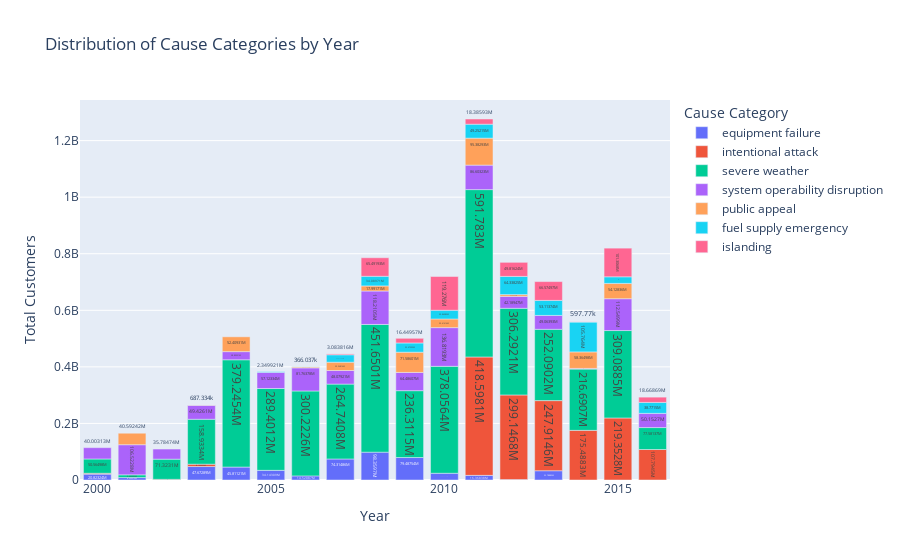

Write notebook code for a chart like this one.
### Markdown cell above
This box plot displays the yearly distribution of **total customers affected by outages**. Here's what the graph shows:

1. **Variability Across Years**:
   - Each box represents the spread of the total number of customers affected in a given year. The **box length (interquartile range, or IQR)** highlights the middle 50% of values, while the **whiskers** extend to the minimum and maximum values within 1.5 times the IQR.

2. **Median Impact**:
   - The line within each box shows the median number of affected customers for that year. It provides a central value for comparison across years.

3. **Outliers**:
   - The dots beyond the whiskers represent **outliers**, indicating extreme outage events that affected significantly more customers than typical outages that year.

4. **Trends Across Years**:
   - Some years, such as **2004**, **2012**, and **2014**, exhibit larger IQRs, suggesting greater variability in the number of customers affected by outages. This could point to years with more severe or widespread outages.
   - In contrast, years like **2000**, **2010**, and **2016** show more compact distributions, implying less variability.

5. **High-Impact Years**:
   - Years like **2002**, **2014**, and **2008** show outliers affecting a significant number of customers, indicating major outage events.

**Significance:**
This plot provides insights into how the impact of outages varies annually. It highlights years with greater variability or extreme events, allowing for further investigation into causes such as weather patterns, infrastructure failures, or other contributing factors during those years.

### Code cell
# Group data by YEAR and CAUSE.CATEGORY and calculate the total number of customers for each category per year
cause_year_distribution = data.groupby(['YEAR', 'CAUSE.CATEGORY'])['TOTAL.CUSTOMERS'].sum().reset_index()

# Create a stacked bar chart
fig = px.bar(
    cause_year_distribution,
    x='YEAR',
    y='TOTAL.CUSTOMERS',
    color='CAUSE.CATEGORY',
    title='Distribution of Cause Categories by Year',
    labels={'YEAR': 'Year', 'TOTAL.CUSTOMERS': 'Total Customers', 'CAUSE.CATEGORY': 'Cause Category'},
    text_auto=True
)

# Show the chart
fig.show()
fig.write_html("bivariate2.html")

### Figure 1 — Plotly figure (JSON) as saved in the notebook; plotly's stock layout.template omitted (floating-point values rounded to 4 significant figures)
{"data": [{"alignmentgroup": "True", "hovertemplate": "Cause Category=equipment failure<br>Year=%{x}<br>Total Customers=%{y}<extra></extra>", "legendgroup": "equipment failure", "marker": {"color": "#636efa", "pattern": {"shape": ""}}, "name": "equipment failure", "offsetgroup": "equipment failure", "orientation": "v", "showlegend": true, "textposition": "auto", "texttemplate": "%{y}", "type": "bar", "x": [2000, 2001, 2003, 2004, 2005, 2006, 2007, 2008, 2009, 2010, 2011, 2012, 2013], "xaxis": "x", "y": [20823237, 8599372, 47672888, 45811212, 34143090, 14520869, 74314859, 98359727, 79487540, 23826950, 16368385, 1547905, 32788851], "yaxis": "y"}, {"alignmentgroup": "True", "hovertemplate": "Cause Category=intentional attack<br>Year=%{x}<br>Total Customers=%{y}<extra></extra>", "legendgroup": "intentional attack", "marker": {"color": "#EF553B", "pattern": {"shape": ""}}, "name": "intentional attack", "offsetgroup": "intentional attack", "orientation": "v", "showlegend": true, "textposition": "auto", "texttemplate": "%{y}", "type": "bar", "x": [2000, 2002, 2003, 2011, 2012, 2013, 2014, 2015, 2016], "xaxis": "x", "y": [2964179, 2351763, 8150555, 418598126, 299146750, 247914588, 175488263, 219352792, 107794523], "yaxis": "y"}, {"alignmentgroup": "True", "hovertemplate": "Cause Category=severe weather<br>Year=%{x}<br>Total Customers=%{y}<extra></extra>", "legendgroup": "severe weather", "marker": {"color": "#00cc96", "pattern": {"shape": ""}}, "name": "severe weather", "offsetgroup": "severe weather", "orientation": "v", "showlegend": true, "textposition": "auto", "texttemplate": "%{y}", "type": "bar", "x": [2000, 2001, 2002, 2003, 2004, 2005, 2006, 2007, 2008, 2009, 2010, 2011, 2012, 2013, 2014, 2015, 2016], "xaxis": "x", "y": [50564978, 9635092, 71323100, 158933376, 379245388, 289401159, 300222627, 264740793, 451650147, 236311471, 378056402, 591783037, 306292127, 252090169, 216690657, 309088471, 77581373], "yaxis": "y"}, {"alignmentgroup": "True", "hovertemplate": "Cause Category=system operability disruption<br>Year=%{x}<br>Total Customers=%{y}<extra></extra>", "legendgroup": "system operability disruption", "marker": {"color": "#ab63fa", "pattern": {"shape": ""}}, "name": "system operability disruption", "offsetgroup": "system operability disruption", "orientation": "v", "showlegend": true, "textposition": "auto", "texttemplate": "%{y}", "type": "bar", "x": [2000, 2001, 2002, 2003, 2004, 2005, 2006, 2007, 2008, 2009, 2010, 2011, 2012, 2013, 2014, 2015, 2016], "xaxis": "x", "y": [40003135, 106522800, 35784737, 49426096, 28803506, 57123340, 81763780, 48079211, 118210493, 64486073, 136819347, 86603232, 42189475, 49063935, 2343566, 112549861, 50152704], "yaxis": "y"}, {"alignmentgroup": "True", "hovertemplate": "Cause Category=public appeal<br>Year=%{x}<br>Total Customers=%{y}<extra></extra>", "legendgroup": "public appeal", "marker": {"color": "#FFA15A", "pattern": {"shape": ""}}, "name": "public appeal", "offsetgroup": "public appeal", "orientation": "v", "showlegend": true, "textposition": "auto", "texttemplate": "%{y}", "type": "bar", "x": [2001, 2003, 2004, 2006, 2007, 2008, 2009, 2010, 2011, 2012, 2014, 2015], "xaxis": "x", "y": [40592421, 687334, 52409314, 3370704, 29368142, 17991707, 71586007, 30614144, 95382925, 6285380, 58364980, 54128358], "yaxis": "y"}, {"alignmentgroup": "True", "hovertemplate": "Cause Category=fuel supply emergency<br>Year=%{x}<br>Total Customers=%{y}<extra></extra>", "legendgroup": "fuel supply emergency", "marker": {"color": "#19d3f3", "pattern": {"shape": ""}}, "name": "fuel supply emergency", "offsetgroup": "fuel supply emergency", "orientation": "v", "showlegend": true, "textposition": "auto", "texttemplate": "%{y}", "type": "bar", "x": [2005, 2006, 2007, 2008, 2009, 2010, 2011, 2012, 2013, 2014, 2015, 2016], "xaxis": "x", "y": [2349921, 366037, 26217525, 34089714, 32672333, 30840852, 49252154, 64338251, 53113744, 105764021, 23356324, 38771497], "yaxis": "y"}, {"alignmentgroup": "True", "hovertemplate": "Cause Category=islanding<br>Year=%{x}<br>Total Customers=%{y}<extra></extra>", "legendgroup": "islanding", "marker": {"color": "#FF6692", "pattern": {"shape": ""}}, "name": "islanding", "offsetgroup": "islanding", "orientation": "v", "showlegend": true, "textposition": "auto", "texttemplate": "%{y}", "type": "bar", "x": [2007, 2008, 2009, 2010, 2011, 2012, 2013, 2014, 2015, 2016], "xaxis": "x", "y": [3083816, 65491932, 16449570, 119276017, 18385926, 49816235, 66574974, 597770, 101306796, 18668687], "yaxis": "y"}], "layout": {"barmode": "relative", "legend": {"title": {"text": "Cause Category"}, "tracegroupgap": 0}, "title": {"text": "Distribution of Cause Categories by Year"}, "xaxis": {"anchor": "y", "domain": [0, 1], "title": {"text": "Year"}}, "yaxis": {"anchor": "x", "domain": [0, 1], "title": {"text": "Total Customers"}}}}
